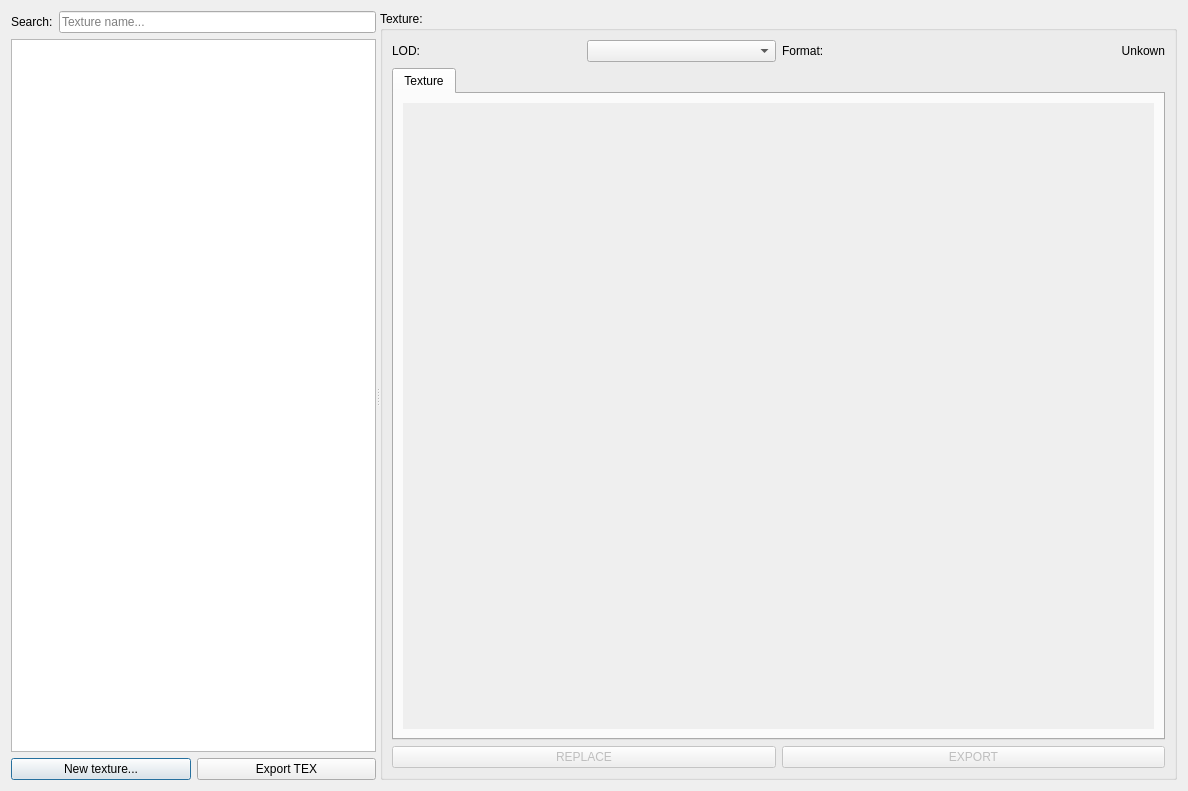
<?xml version="1.0" encoding="UTF-8"?>
<ui version="4.0">
 <class>ViewTexturesDialog</class>
 <widget class="QDialog" name="ViewTexturesDialog">
  <property name="geometry">
   <rect>
    <x>0</x>
    <y>0</y>
    <width>1188</width>
    <height>791</height>
   </rect>
  </property>
  <property name="minimumSize">
   <size>
    <width>900</width>
    <height>400</height>
   </size>
  </property>
  <property name="windowTitle">
   <string>Texture Viewer</string>
  </property>
  <property name="styleSheet">
   <string notr="true"/>
  </property>
  <layout class="QHBoxLayout" name="horizontalLayout_8">
   <item>
    <widget class="QSplitter" name="splitter">
     <property name="orientation">
      <enum>Qt::Horizontal</enum>
     </property>
     <widget class="QWidget" name="layoutWidget">
      <layout class="QVBoxLayout" name="verticalLayout_3">
       <item>
        <layout class="QHBoxLayout" name="horizontalLayout_7">
         <item>
          <widget class="QLabel" name="searchLabel">
           <property name="text">
            <string>Search:</string>
           </property>
          </widget>
         </item>
         <item>
          <widget class="QLineEdit" name="searchTextureByNameInput">
           <property name="placeholderText">
            <string>Texture name...</string>
           </property>
          </widget>
         </item>
        </layout>
       </item>
       <item>
        <widget class="QTableView" name="texturesTableView">
         <property name="minimumSize">
          <size>
           <width>0</width>
           <height>0</height>
          </size>
         </property>
        </widget>
       </item>
       <item>
        <layout class="QHBoxLayout" name="horizontalLayout_2">
         <item>
          <widget class="QPushButton" name="addTextureButton">
           <property name="text">
            <string>New texture...</string>
           </property>
          </widget>
         </item>
         <item>
          <widget class="QPushButton" name="exportTEXButton">
           <property name="text">
            <string>Export TEX</string>
           </property>
          </widget>
         </item>
        </layout>
       </item>
      </layout>
     </widget>
     <widget class="QGroupBox" name="textureViewBox">
      <property name="title">
       <string>Texture:</string>
      </property>
      <layout class="QVBoxLayout" name="verticalLayout_2">
       <item>
        <layout class="QHBoxLayout" name="horizontalLayout_6">
         <item>
          <layout class="QHBoxLayout" name="horizontalLayout_5">
           <item>
            <widget class="QLabel" name="lodLabel">
             <property name="text">
              <string>LOD:</string>
             </property>
            </widget>
           </item>
           <item>
            <widget class="QComboBox" name="mipLevelCombo"/>
           </item>
          </layout>
         </item>
         <item>
          <layout class="QHBoxLayout" name="horizontalLayout_4">
           <item>
            <widget class="QLabel" name="formatLabelP">
             <property name="text">
              <string>Format:</string>
             </property>
            </widget>
           </item>
           <item>
            <widget class="QLabel" name="formatLabel">
             <property name="text">
              <string>Unkown</string>
             </property>
             <property name="alignment">
              <set>Qt::AlignRight|Qt::AlignTrailing|Qt::AlignVCenter</set>
             </property>
            </widget>
           </item>
          </layout>
         </item>
        </layout>
       </item>
       <item>
        <widget class="QTabWidget" name="previewTabGroup">
         <property name="enabled">
          <bool>true</bool>
         </property>
         <property name="currentIndex">
          <number>0</number>
         </property>
         <widget class="QWidget" name="texturePreview">
          <attribute name="title">
           <string>Texture</string>
          </attribute>
          <layout class="QVBoxLayout" name="verticalLayout">
           <item>
            <widget class="QLabel" name="textureViewWidget">
             <property name="minimumSize">
              <size>
               <width>512</width>
               <height>512</height>
              </size>
             </property>
             <property name="autoFillBackground">
              <bool>true</bool>
             </property>
             <property name="styleSheet">
              <string notr="true"/>
             </property>
             <property name="text">
              <string/>
             </property>
             <property name="alignment">
              <set>Qt::AlignCenter</set>
             </property>
            </widget>
           </item>
          </layout>
         </widget>
        </widget>
       </item>
       <item>
        <layout class="QHBoxLayout" name="horizontalLayout">
         <item>
          <widget class="QPushButton" name="replaceTextureButton">
           <property name="enabled">
            <bool>false</bool>
           </property>
           <property name="text">
            <string>REPLACE</string>
           </property>
          </widget>
         </item>
         <item>
          <widget class="QPushButton" name="exportTextureButton">
           <property name="enabled">
            <bool>false</bool>
           </property>
           <property name="text">
            <string>EXPORT</string>
           </property>
          </widget>
         </item>
        </layout>
       </item>
      </layout>
     </widget>
    </widget>
   </item>
  </layout>
 </widget>
 <resources/>
 <connections/>
</ui>
